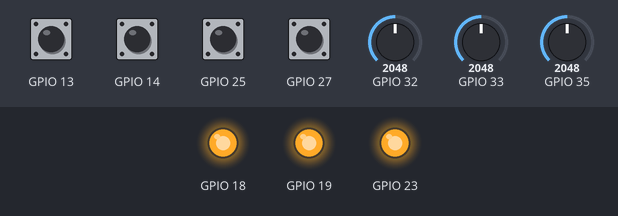
Simulated run of this sketch. Board: ESP32-S3. Shown: output pins drawn as LEDs (lit = HIGH). Dashed ring = blinking. The test bench sets the inputs (shaded band); at power-on: GPIO 13, GPIO 14, GPIO 25, GPIO 27 HIGH, GPIO 35 = 2048, GPIO 33 = 2048, GPIO 32 = 2048 (analog values on the 0–4095 scale). What the sketch prints to the serial monitor is not drawn.

Above: at 0.9 s.
At 5.9 s:
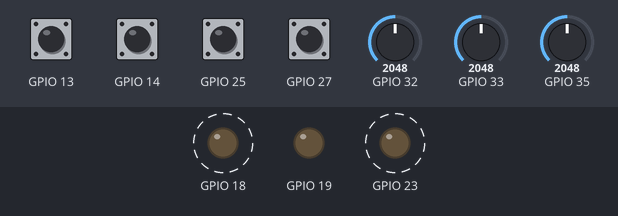
6.0 s: GPIO 35 set to 2866
At 6.29 s:
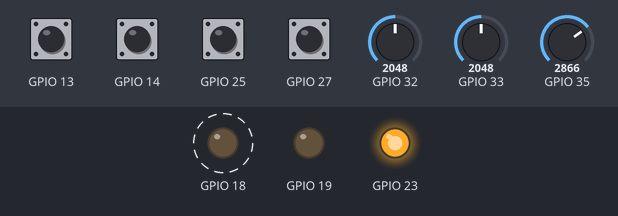
9.0 s: GPIO 33 set to 1053
12.0 s: GPIO 33 set to 938
Timing chart, 0 to 22.0 s (numbered marks = the images above; inputs shaded):
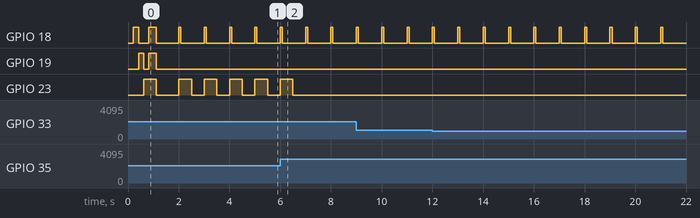

The sketch:

controller-firmware.ino
```cpp
/*
 * controller-firmware.ino — rope-walker ground controller.
 *
 * Stage 4: ESP-NOW control link, controller -> robot, on top of 3b's arm
 * interlock.
 *
 * 3a was purely additive — joystick.*, buttons.* and control.* were untouched.
 * 3b added a single branch to control.cpp: refuse to close the arm latch
 * below Batt::V_ARM_MIN. Stage 4 is additive again — link.* and protocol.h are
 * new files, config.h gains two new Timing constants, and ui.cpp is the one
 * existing file that changes (green now reflects Link::up() instead of a bare
 * heartbeat) because ui.cpp's own header already names itself as the single
 * place LED semantics are allowed to move. joystick.*, buttons.*, battery.*
 * and control.* are untouched by this stage.
 *
 * TARGET BOARD: classic ESP32-D0WD-V3, 38-pin WROOM-32 DevKit.
 *               Controller MAC F4:2D:C9:71:7B:0C.
 *
 * FILES
 *   config.h      every pin and tuning constant — the only place GPIOs appear
 *   joystick.*    calibration, oversampling, deadzone, normalisation
 *   buttons.*     debounce, press/release/long-hold edges
 *   battery.*     divider read, filtering, level with hysteresis, simulation
 *   control.*     arm latch, speed mode, transmitted intent — the policy layer
 *   leds.*        mode-driven LED animation and power-on self test
 *   ui.*          status line, serial commands, LED mapping
 *   link.*        stage 4 — builds and sends the ESP-NOW ControlPacket at 50 Hz
 *   protocol.h    wire format shared with the robot — canonical copy lives at
 *                 Software/shared/protocol.h; see that file's header for the
 *                 symlink-vs-copy caveat currently in effect
 *
 * Dependencies flow one way: this file -> control -> {joystick, buttons}, and
 * ui reads everything, now including link. No module calls another sideways,
 * so nothing here has a circular include and each module can be reasoned
 * about alone.
 *
 * Stage 5 adds telemetry back (robot -> controller) without touching link.cpp's
 * send path — only its own new receive path alongside it.
 *
 * WIRING
 *
 *   Signal        GPIO    Header   Wiring
 *   ------        ----    ------   ------
 *   Joystick X    33      8        module VRy  (axes crossed in software)
 *   Joystick Y    32      7        module VRx
 *   Stick SW      13      15       switch -> GND
 *   ARM           25      9        switch -> GND
 *   (free)        26      10       nothing fitted
 *   SPEED         27      11       switch -> GND
 *   CAPTURE       14      12       switch -> GND
 *   LED green     18      30       GPIO -> R -> anode, cathode -> GND
 *   LED yellow    19      31       "
 *   LED red       23      37       "
 *   Battery sense 35      6        cell+ -> 10k -> node -> 10k -> GND,
 *                                  node -> GPIO35, node -> 0.1uF ceramic -> GND
 *
 * Stage 4 adds no wiring — ESP-NOW is a radio link — but it does retire every
 * ADC2 GPIO from future analog use the instant Link::begin() runs. This
 * board's pin plan already avoids that (see Pins:: comment in config.h and
 * the pin-invalidation note in esp32_devkit_38pin_pinout.md), but it forecloses
 * ever reading GPIO26 — or any other ADC2 pin — with analogRead() from here on.
 *
 * Size the LED resistors from each LED's MEASURED forward voltage. A modern
 * InGaN green sits at 3.0-3.4 V and will barely light from a 3.3 V pin through
 * 330 ohm, while red at 1.9 V is comfortable on the same value.
 *
 * Serial Monitor line ending must be Newline — commands are read as whole lines
 * so that 'v3.45' can carry an argument.
 *
 * ============================================================================
 * TEMPORARY BRING-UP TAP — S3 debug relay on UART0 (GPIO1 TX0 / GPIO3 RX0)
 * ============================================================================
 * For bring-up only, GPIO1 and GPIO3 — this board's own USB-serial pins,
 * shared with the onboard CP2102 — are ALSO wired out to the ESP32-S3
 * (Software/s3-uart-bridge/), so every line this firmware prints reaches the
 * S3's own USB port with no code changes: UART0 already carries it verbatim.
 *
 * *** NEVER plug this board's own USB cable in while that wire is connected.
 * *** GPIO3 (RX0) is driven by the CP2102 whenever USB is attached. With the
 * *** S3's TX also wired onto GPIO3, the CP2102 and the S3 become two active
 * *** drivers on one node — a direct drive-against-drive conflict whenever
 * *** they disagree, which can degrade or damage one of the two chips. This
 * *** is the same class of habit as never having USB and the MT3608 both
 * *** connected (see the power-chain doc) — pick ONE: this board's own USB,
 * *** or the S3 wire. Never both at once.
 *
 * This is scaffolding, not a designed link: it disappears once bring-up is
 * done, replaced by either a second USB cable on the bench or the real
 * ESP-NOW + robot-UART path in the field.
 */

#include <Arduino.h>

#include "config.h"
#include "joystick.h"
#include "buttons.h"
#include "battery.h"
#include "control.h"
#include "link.h"
#include "leds.h"
#include "ui.h"

void setup() {
  Serial.begin(SERIAL_BAUD);
  while (!Serial && millis() < 3000) { delay(10); }
  delay(200);

  Buttons::begin();    // first: banner reports anything held at boot
  UI::banner();
  Leds::begin();       // pin modes, then the ~900 ms self test
  Joystick::begin();   // configures the ADC, then calibrates and prints
  Battery::begin();    // seeds its filter from one real reading
  Control::begin();
  Link::begin();        // brings up WiFi STA + ESP-NOW; prints its own status
  UI::ready();
}

void loop() {
  const uint32_t now = millis();

  UI::handleInput();

  /* Inputs, then policy, then output. That order is the architecture — Control
   * must see this pass's stick position before deciding whether arming is
   * allowed, and UI must run after it to display the decision just made.
   *
   * Battery must run before Control, because Control's refuse-to-arm rule reads
   * this pass's filtered cell voltage. 3a already had this order for exactly
   * that reason, so 3b needed no reordering — only the new branch.
   *
   * Link runs after Control for the same reason: it sends Control's output,
   * so it must see this pass's decision, not the previous one. It is called
   * every pass, unthrottled, like everything else here — its own internal
   * timers decide when to actually transmit (see link.h for why the
   * event-latching half must run every pass even though sending doesn't).
   *
   * Leds runs last and every pass: UI sets modes on its 100 ms tick, but the
   * animation needs finer granularity than that to look smooth.
   */
  Joystick::update();
  Buttons::update(now);
  Battery::update(now);
  Control::update(now);
  Link::update(now);
  UI::update(now);
  Leds::update(now);
}
```

battery.cpp
```cpp
#include <Arduino.h>

#include "battery.h"
#include "config.h"

namespace {

float           s_filtered = 0.0f;
float           s_raw      = 0.0f;
Battery::Level  s_level    = Battery::GOOD;
uint32_t        s_lastSampleMs = 0;

bool  s_sim      = false;
float s_simVolts = 0.0f;

/* One measurement of the cell, in volts.
 *
 * analogReadMilliVolts() rather than analogRead(): it applies the per-chip ADC
 * calibration burned into eFuse at the factory, which corrects most of the
 * ESP32's non-linearity. Raw counts scaled by 3.3/4095 can be nearly 10% out.
 */
float measure() {
  uint32_t sum = 0;
  for (uint8_t i = 0; i < Batt::OVERSAMPLE; i++) {
    sum += (uint32_t)analogReadMilliVolts(Pins::BATT_SENSE);
  }
  const float pinVolts = (float)sum / (float)Batt::OVERSAMPLE / 1000.0f;
  return pinVolts * Batt::DIVIDER_RATIO * Batt::CAL_FACTOR;
}

/* Sequential ifs rather than a switch, so a single call can cascade more than
 * one level when the voltage jumps — which it does constantly while testing with
 * the 'v' command. The rising and falling conditions can never both be true, so
 * this cannot oscillate.
 */
void updateLevel(float v) {
  if (s_level == Battery::GOOD     && v <  Batt::V_GOOD)                    s_level = Battery::LOW_WARN;
  if (s_level == Battery::LOW_WARN && v <  Batt::V_LOW)                     s_level = Battery::CRITICAL;
  if (s_level == Battery::CRITICAL && v > (Batt::V_LOW  + Batt::HYSTERESIS)) s_level = Battery::LOW_WARN;
  if (s_level == Battery::LOW_WARN && v > (Batt::V_GOOD + Batt::HYSTERESIS)) s_level = Battery::GOOD;
}

}  // namespace

namespace Battery {

void begin() {
  /* Set attenuation on this pin explicitly rather than relying on the global
   * call in Joystick::begin(), so the two modules can be initialised in any
   * order without a silent dependency between them.
   */
  analogSetPinAttenuation(Pins::BATT_SENSE, ADC_11db);

  s_raw      = measure();
  s_filtered = s_raw;          // seed, do not ramp from zero
  s_level    = GOOD;
  updateLevel(s_filtered);

  s_lastSampleMs = millis();

  Serial.printf("Battery: %.2f V at boot (%s)\n", s_filtered, levelName());
}

void update(uint32_t now) {
  if (s_sim) {
    // Bypass the filter entirely: a simulated value should take effect at once,
    // not ease in over three seconds.
    s_raw      = s_simVolts;
    s_filtered = s_simVolts;
    updateLevel(s_filtered);
    return;
  }

  if ((now - s_lastSampleMs) < Timing::BATT_SAMPLE_MS) return;
  s_lastSampleMs = now;

  s_raw = measure();

  // Exponential moving average. Motor and radio current sag the cell for tens of
  // milliseconds at a time; that is a real voltage change, not noise, so it is
  // filtered here rather than in hardware.
  s_filtered += Batt::EMA_ALPHA * (s_raw - s_filtered);

  updateLevel(s_filtered);
}

float volts()    { return s_filtered; }
float rawVolts() { return s_raw; }
Level level()    { return s_level; }

const char *levelName() {
  switch (s_level) {
    case LOW_WARN: return "LOW";
    case CRITICAL: return "CRIT";
    case GOOD:
    default:       return "GOOD";
  }
}

void setSimulated(float v) {
  s_sim      = true;
  s_simVolts = v;
}

void clearSimulated() {
  s_sim = false;
  // Re-seed from reality so the filter does not carry the simulated value.
  s_raw      = measure();
  s_filtered = s_raw;
  updateLevel(s_filtered);
}

bool simulated() { return s_sim; }

}  // namespace Battery
```

battery.h
```cpp
#pragma once
#include <Arduino.h>

/*
 * battery.h — the controller's own 1S Li-ion cell, measured through a 2:1
 * divider on GPIO35.
 *
 * Reports facts only. It says the cell is at 3.42 V and that this counts as
 * CRITICAL; it does not decide what to do about that. The refuse-to-arm rule
 * lands in Control at stage 3b, next to the stick-centre interlock, so the whole
 * arming policy stays readable in one place.
 *
 * WIRING
 *   CELL + --[ R1 ]--+--[ R2 ]-- GND        equal values, ratio 2:1
 *                    |
 *                GPIO35 --+-- C -- GND      100 nF or more
 *   CELL - ------------------------ GND     shared with the board
 *
 * Sense the CELL, never a regulated rail. Once the MT3608 is fitted its output
 * is 5.00 V whether the cell is full or nearly flat, so a reading taken there
 * would be a constant and tell you nothing.
 */
namespace Battery {

enum Level : uint8_t {
  GOOD,        // >= V_GOOD
  LOW_WARN,    // between V_LOW and V_GOOD
  CRITICAL     // < V_LOW
};

/* Configures the pin and seeds the filter with one real reading.
 *
 * Seeding matters: without it the 3-second average ramps up from zero and the
 * controller reports a false CRITICAL for the first few seconds of every
 * power-up, which would train you to ignore a red LED.
 */
void begin();

// Samples on its own Timing::BATT_SAMPLE_MS tick. Safe to call every pass.
void update(uint32_t now);

float volts();      // filtered — what the LED and any policy should use
float rawVolts();   // unfiltered last sample — for calibration only

Level level();              // hysteresis applied
const char *levelName();    // "GOOD", "LOW", "CRIT"

/* Inject a voltage for testing. The whole level, hysteresis and LED chain then
 * behaves as though the cell were really there, and the filter is bypassed so
 * the value takes effect immediately rather than easing in over three seconds.
 *
 * Without this, exercising three thresholds and their hysteresis means actually
 * flattening a cell — hours per test, and hard on the battery.
 */
void setSimulated(float v);
void clearSimulated();
bool simulated();

}  // namespace Battery
```

buttons.cpp
```cpp
#include <Arduino.h>

#include "buttons.h"
#include "config.h"

namespace {

struct Btn {
  // config
  uint8_t     pin;
  const char *label;
  uint32_t    longMs;        // 0 = no long-hold behaviour

  // state
  bool        rawLast;
  bool        stable;        // debounced; true == pressed
  uint32_t    lastChangeMs;
  uint32_t    pressStartMs;
  bool        longFired;
  bool        bootHeld;

  // one-shot edges, valid only for the pass that set them
  bool        pressedEdge;
  bool        releasedEdge;
  bool        longEdge;
};

Btn s_btn[Buttons::COUNT] = {
  { Pins::ARM,     "ARM",     Timing::ARM_HOLD_MS   },
  { Pins::SPEED,   "SPEED",   0                     },
  { Pins::CAPTURE, "CAPTURE", 0                     },
  { Pins::STICK,   "STICK",   Timing::STICK_HOLD_MS },
};

inline bool valid(Buttons::Id id) { return id < Buttons::COUNT; }

}  // namespace

namespace Buttons {

void begin() {
  const uint32_t now = millis();

  for (uint8_t i = 0; i < COUNT; i++) {
    Btn &b = s_btn[i];
    pinMode(b.pin, INPUT_PULLUP);

    /* Seed from the real pin so a button held through boot is not seen as a
     * fresh press, and pre-fire its long-hold so holding it through a reset
     * does nothing either.
     */
    b.rawLast      = (digitalRead(b.pin) == LOW);
    b.stable       = b.rawLast;
    b.bootHeld     = b.stable;
    b.lastChangeMs = now;
    b.pressStartMs = now;
    b.longFired    = b.stable;

    b.pressedEdge = b.releasedEdge = b.longEdge = false;
  }
}

void update(uint32_t now) {
  for (uint8_t i = 0; i < COUNT; i++) {
    Btn &b = s_btn[i];

    b.pressedEdge  = false;
    b.releasedEdge = false;
    b.longEdge     = false;

    const bool raw = (digitalRead(b.pin) == LOW);
    if (raw != b.rawLast) {
      b.rawLast      = raw;
      b.lastChangeMs = now;
    }

    if ((now - b.lastChangeMs) >= Timing::DEBOUNCE_MS && raw != b.stable) {
      b.stable = raw;
      if (b.stable) {
        b.pressedEdge  = true;
        b.pressStartMs = now;
        b.longFired    = false;
      } else {
        b.releasedEdge = true;
      }
    }

    if (b.longMs > 0 && b.stable && !b.longFired &&
        (now - b.pressStartMs) >= b.longMs) {
      b.longFired = true;
      b.longEdge  = true;
    }
  }
}

bool pressed(Id id)    { return valid(id) && s_btn[id].pressedEdge; }
bool released(Id id)   { return valid(id) && s_btn[id].releasedEdge; }
bool heldLong(Id id)   { return valid(id) && s_btn[id].longEdge; }
bool isDown(Id id)     { return valid(id) && s_btn[id].stable; }
bool heldAtBoot(Id id) { return valid(id) && s_btn[id].bootHeld; }

uint32_t holdMs(Id id, uint32_t now) {
  if (!valid(id)) return 0;
  const Btn &b = s_btn[id];
  if (!b.stable || b.longFired) return 0;
  return now - b.pressStartMs;
}

const char *name(Id id) { return valid(id) ? s_btn[id].label : "?"; }

}  // namespace Buttons
```

buttons.h
```cpp
#pragma once
#include <Arduino.h>

/*
 * buttons.h — debounced inputs with press, release and long-hold edges.
 *
 * Reports facts only. It knows that ARM was held for two seconds; it has no idea
 * what arming means. That decision belongs to Control.
 *
 * Every button is wired GPIO -> switch -> GND and uses the internal pull-up, so
 * pressed reads LOW.
 */
namespace Buttons {

enum Id : uint8_t {
  ARM = 0,
  SPEED,
  CAPTURE,
  STICK,
  COUNT
};

// Sets pin modes and seeds each debouncer from the real pin state, so a button
// held through boot is not read as a fresh press and cannot fire its long-hold.
void begin();

// Recompute levels and edges. Call once per loop pass, before Control.
void update(uint32_t now);

/* Edge queries. These are one-shot: true only during the loop pass in which the
 * edge occurred. That is what makes "fires once per press" fall out naturally
 * instead of needing extra latches in the caller.
 */
bool pressed(Id id);    // debounced press edge
bool released(Id id);   // debounced release edge
bool heldLong(Id id);   // fires once, at the button's configured hold time

// Level query: is it down right now (debounced).
bool isDown(Id id);

/* Milliseconds held so far, for showing a countdown while the user waits.
 * Returns 0 when the button is up, and also once its long-hold has already
 * fired — so a non-zero value always means "a hold is in progress".
 */
uint32_t holdMs(Id id, uint32_t now);

// True if this button was already down when begin() ran.
bool heldAtBoot(Id id);

const char *name(Id id);

}  // namespace Buttons
```

control.h
```cpp
#pragma once
#include <Arduino.h>

/*
 * control.h — the policy layer. Everything that decides *what the controller
 * means* lives here, and nowhere else.
 *
 * Joystick and Buttons report facts. This module turns those facts into an
 * intent: armed or not, how much of the stick's travel to use, and what actually
 * gets transmitted. Stage 4's packet is built from these accessors, and stage 6's
 * failsafe rules will live here too — so the whole safety story stays readable
 * on one screen.
 */
namespace Control {

void begin();

// Consumes this pass's Joystick and Buttons state. Call after both have updated.
void update(uint32_t now);

bool armed();
bool precision();

/* What would actually be sent, in -1000 .. +1000. Already scaled by the speed
 * mode and forced to zero while disarmed — the robot will ignore a live value
 * anyway, but sending real zeros means no single bug on either side can drive
 * the motors on its own.
 */
int16_t txX();
int16_t txY();

uint32_t captureCount();
uint32_t zeroCount();

/* One-shot events, valid only for the pass that set them. Stage 4 turns these
 * into packet flags; for now they exist so nothing has to re-derive them from
 * button edges.
 */
bool captureEvent();
bool zeroEvent();

}  // namespace Control
```

Source omitted: control.cpp (4195 bytes), joystick.cpp (3334 bytes), joystick.h (908 bytes), leds.cpp (2308 bytes), leds.h (1704 bytes), link.cpp (3389 bytes), link.h (3007 bytes), protocol.h (4416 bytes), relay.cpp (197 bytes), ui.cpp (6706 bytes), ui.h (1087 bytes), config.h (6548 bytes)

Measured:
- after the input at 6.0 s, GPIO 23: goes on until 6.5 s, then stays LOW
- by itself, GPIO 18: alternates HIGH for 0.08 s and LOW for 0.92 s
- by itself, GPIO 23: repeats every 0.99 s: HIGH 0.51 s, LOW 0.49 s
